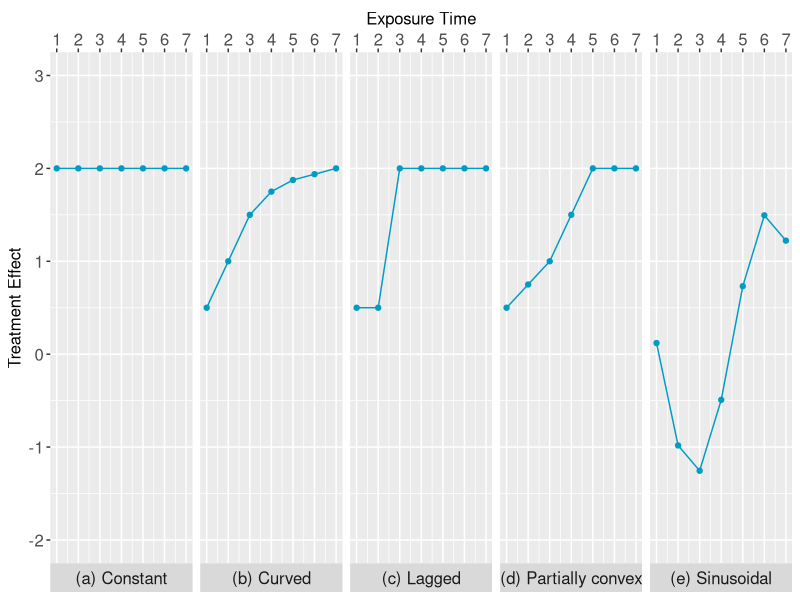

Write the R code that produced this figure.
library(ggplot2)
library(reshape2)

# parameters
t_max <- 8

# define five functional forms
true_effects <- list(
  'Constant' = rep(2, t_max - 1),
  'Curved' = c(0.5, 2 - 0.5^(0:4), 2),
  'Lagged' = c(rep(0.5, 2), rep(2, t_max - 3)),
  'Partially convex' = c(0.25 + 0.25 * (1:3), 1.5, rep(2, 3)),
  'Sinusoidal' = -1.41 * sin(2 * pi * (0:6) / 7) + 0.12
)

# create data frame for plotting
df_all <- data.frame()
for (pattern in names(true_effects)) {
  true_effect <- true_effects[[pattern]]
  
  df <- data.frame(
    Time = 1:(t_max - 1),
    True = true_effect,
    Pattern = pattern
  )
  df_all <- rbind(df_all, df)
}

df_long <- melt(df_all, id.vars = c("Time", "Pattern"), 
                variable.name = "EffectType", value.name = "Effect")

# create plot matching your style
p <- ggplot(df_long, aes(x = Time, y = Effect)) +
  geom_line(color = "#009cc4") +
  geom_point(color = "#009cc4") +
  scale_y_continuous(limits = c(-2, 3)) +
  scale_x_continuous(breaks = 1:7, position = "top") +
  labs(x = "Exposure Time",
       y = "Treatment Effect") +
  facet_wrap(~Pattern, ncol = 5, strip.position = "bottom",
             labeller = labeller(Pattern = c(
               "Constant" = "(a) Constant",
               "Curved" = "(b) Curved",
               "Lagged" = "(c) Lagged",
               "Partially convex" = "(d) Partially convex",
               "Sinusoidal" = "(e) Sinusoidal"))) +
  theme(legend.position = "bottom",
        legend.direction = "horizontal",
        axis.title.x = element_text(size = 12),
        axis.title.y = element_text(size = 12),
        axis.text.x = element_text(size = 12),
        axis.text.y = element_text(size = 12),
        axis.title.x.top = element_text(size = 12),
        axis.text.x.top = element_text(size = 12),
        strip.text = element_text(size = 12),
        strip.placement = "outside")

ggsave("../figures/figure_functional_forms.pdf", plot = p, width = 12, height = 2.5)